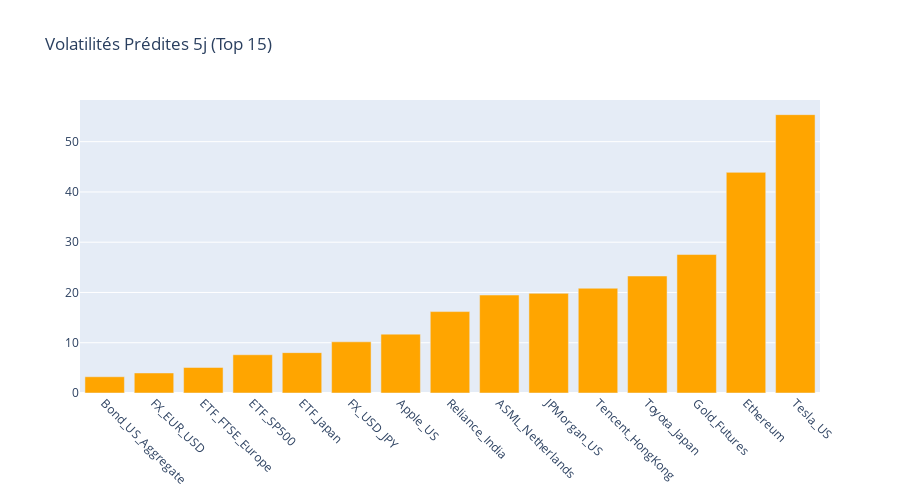
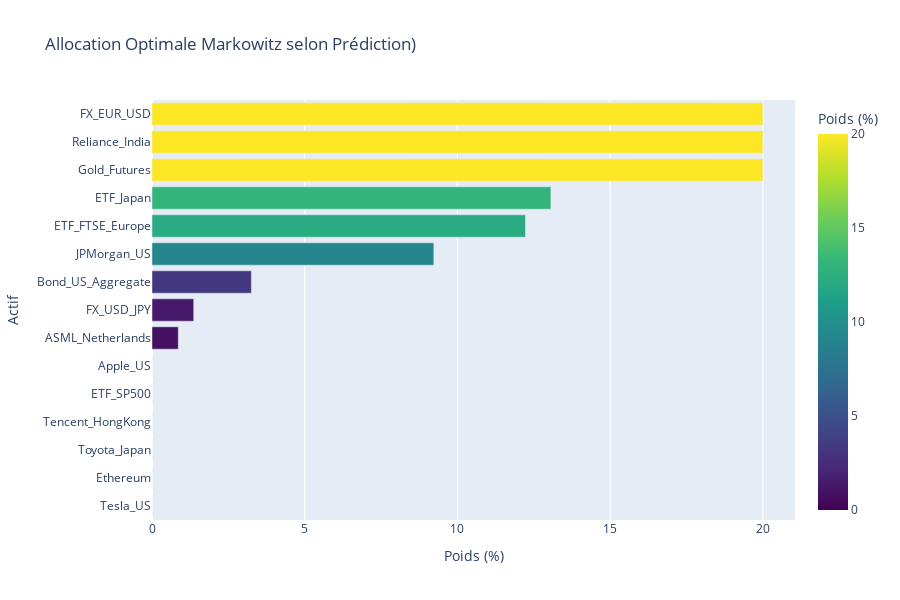

Here is the notebook cell these charts were saved with, in order:
### Markdown cell above
### Using ML to predict future returns

### Code cell
print(" Prédiction volatilité 5j par actif...")

# 1. Fonction features VOL (EWMA + lags)
def features_vol(returns, actif, window=5):
    #Features pour prédire vol 5j d'un actif
    ret_actif = returns[actif] #Récupère rendements de 1 actif (ex: ETF_SP500) 
                               # Série: [0.01, -0.02, 0.03, ...]
                               # Index: dates (2025-03-04, 2025-03-05...)
    
    df = pd.DataFrame(index=ret_actif.index) #df.shape = (200 jours, 0 colonnes)
    df['ret'] = ret_actif # Maintenant df: ['ret'] = [0.01, -0.02, 0.03...]
    
    # Lags rendements
    for i in range(1, 6):
        df[f'lag_ret_{i}'] = ret_actif.shift(i) #shift(i) = "Décaler i jours ARRIÈRE"
    
    # Vol EWMA (span=10)
    df['vol_ewma'] = ret_actif.ewm(span=10).std() #Décroissance expo du poids de chaque jour dans le calcul avec demi-vie (span) de 10 jours
    
    # Vol roulante 20j
    df['vol_20'] = ret_actif.rolling(20).std() #On considère les 20 derniers jours, chaque jour ayant un poids égal
    
    # Momentum 5j
    df['mom_5'] = ret_actif.rolling(5).mean()
    
    # Target : VOL 5j future (annualisée)
    df['vol_target'] = ret_actif.rolling(5).std() * np.sqrt(252)
    df = df.dropna()
    
    return df

# 2. Prédictions par actif
vol_pred_5j = {}
for actif in top_actifs:
    feat = features_vol(log_returns, actif)
    X = feat[['lag_ret_1','lag_ret_2','vol_ewma','vol_20','mom_5']]
    y = feat['vol_target']

    rf = RandomForestRegressor(n_estimators=50, random_state=42, max_depth=5) #Modèle random forest pour prédire la vol
    rf.fit(X, y) #On fit le modèle avec les données que l'on a 
    
    dernier_X = X.tail(1)
    vol_pred_5j[actif] = rf.predict(dernier_X)[0]

# 3. DataFrame volatilités prédites
vol_pred_df = pd.DataFrame({'Vol_pred_5j': vol_pred_5j}, index=top_actifs) #prediction sous forme de df
vol_pred_df = vol_pred_df.sort_values('Vol_pred_5j', ascending=True) #on trie les valeurs

print("\n VOLATILITÉS PRÉDITES 5j (Top/Bottom 5):")
print(vol_pred_df.head())
print(vol_pred_df.tail())

# 4. MARKOWITZ MINIMUM VARIANCE sur prédictions vol
print("\n Optimisation Minimum Variance (vol prédites)...")

# Rendements historiques (moyennes)
rend_hist = log_returns[top_actifs].mean() * 252

# Matrice corrélations
corr_ml = log_returns[top_actifs].corr()

def neg_vol_pred(w, vol_pred, corr):
    vol_port = np.sqrt(np.dot(w.T, np.dot(np.diag(vol_pred) @ corr @ np.diag(vol_pred), w)))
    return vol_port
# w = poids
# vol_pred = vols prédites
# corr = corrélations
# Matrice_var = Transpose(Weights) * Matrice_covar * Weights


def min_variance_vol_pred(vol_pred_array, corr_matrix, max_poids=0.20):
    n = len(vol_pred_array) #n est le nombre de variables de décision
    cons = ({'type': 'eq', 'fun': lambda x: np.sum(x) - 1}) #contraintes
    bnds = tuple((0, max_poids) for _ in range(n))
    
    res = minimize(neg_vol_pred, np.ones(n)/n, args=(vol_pred_array, corr_ml),
                   method='SLSQP', bounds=bnds, constraints=cons) #Calcul d'optimisation
    
    return res.x 

# Optimisation
poids_minvar = min_variance_vol_pred(vol_pred_df['Vol_pred_5j'].values, corr_ml)
rendements_historiques = log_returns[top_actifs].mean() * 252

# Calcul performance directe
ret_minvar = np.sum(rendements_historiques * poids_minvar) 
vol_minvar = np.sqrt(np.dot(poids_minvar.T, 
                          np.dot(np.diag(vol_pred_df['Vol_pred_5j'].values) @ corr_ml @ np.diag(vol_pred_df['Vol_pred_5j'].values), 
                                 poids_minvar)))

sharpe_minvar = (ret_minvar - 0.02) / vol_minvar if vol_minvar > 0 else 0

print(f"\n PORTFEUILLE PRÉDIT Minimum Variance:")
print(f"  Rendement espéré: {ret_minvar:.1%}")
print(f"  Volatilité prédite 5j: {vol_minvar:.1%}")
print(f"  Sharpe: {sharpe_minvar:.2f}")
print(f"\n Allocation Top 5:")
for i, (actif, poids) in enumerate(zip(top_actifs, poids_minvar)):
    if i < 5:
        print(f"  {actif}: {poids:.1%}")

# 5. Graph
fig = go.Figure()
fig.add_trace(go.Bar(x=vol_pred_df.index[:15], y=vol_pred_df['Vol_pred_5j'][:15]*100,
                     name="Vol Prédite 5j (%)", marker_color='orange'))
fig.update_layout(title="Volatilités Prédites 5j (Top 15)", 
                  xaxis_tickangle=45, height=500)

#df des poids de chaque actif pour pouvoir ploter
poids_df = pd.DataFrame({
    'Actif': top_actifs,
    'Poids (%)': poids_minvar * 100
}).sort_values('Poids (%)', ascending=True)

fig2 = px.bar(poids_df, y='Actif', x='Poids (%)', 
             orientation='h',
             title=f"Allocation Optimale Markowitz selon Prédiction)",
             color='Poids (%)', color_continuous_scale='Viridis')
fig2.update_layout(height=600)

fig.show()
fig2.show()

### Figure 1 — Plotly figure (JSON) as saved in the notebook; plotly's stock layout.template omitted (floating-point values rounded to 4 significant figures)
{"data": [{"marker": {"color": "orange"}, "name": "Vol Prédite 5j (%)", "type": "bar", "x": ["Bond_US_Aggregate", "FX_EUR_USD", "ETF_FTSE_Europe", "ETF_SP500", "ETF_Japan", "FX_USD_JPY", "Apple_US", "Reliance_India", "ASML_Netherlands", "JPMorgan_US", "Tencent_HongKong", "Toyota_Japan", "Gold_Futures", "Ethereum", "Tesla_US"], "y": [3.232, 3.984, 5.082, 7.611, 8.031, 10.18, 11.71, 16.2, 19.49, 19.83, 20.84, 23.27, 27.55, 43.89, 55.38]}], "layout": {"height": 500, "title": {"text": "Volatilités Prédites 5j (Top 15)"}, "xaxis": {"tickangle": 45}}}

### Figure 2 — Plotly figure (JSON) as saved in the notebook; plotly's stock layout.template omitted (floating-point values rounded to 4 significant figures)
{"data": [{"hovertemplate": "Poids (%)=%{marker.color}<br>Actif=%{y}<extra></extra>", "legendgroup": "", "marker": {"color": [0.0, 0.0, 1.47e-16, 3.752e-16, 4.27e-15, 1.157e-14, 0.8612, 1.366, 3.254, 9.228, 12.23, 13.06, 20.0, 20.0, 20.0], "coloraxis": "coloraxis", "pattern": {"shape": ""}}, "name": "", "orientation": "h", "showlegend": false, "textposition": "auto", "type": "bar", "x": [0.0, 0.0, 1.47e-16, 3.752e-16, 4.27e-15, 1.157e-14, 0.8612, 1.366, 3.254, 9.228, 12.23, 13.06, 20.0, 20.0, 20.0], "xaxis": "x", "y": ["Tesla_US", "Ethereum", "Toyota_Japan", "Tencent_HongKong", "ETF_SP500", "Apple_US", "ASML_Netherlands", "FX_USD_JPY", "Bond_US_Aggregate", "JPMorgan_US", "ETF_FTSE_Europe", "ETF_Japan", "Gold_Futures", "Reliance_India", "FX_EUR_USD"], "yaxis": "y"}], "layout": {"barmode": "relative", "coloraxis": {"colorbar": {"title": {"text": "Poids (%)"}}, "colorscale": [[0, "#440154"], [0.1111, "#482878"], [0.2222, "#3e4989"], [0.3333, "#31688e"], [0.4444, "#26828e"], [0.5556, "#1f9e89"], [0.6667, "#35b779"], [0.7778, "#6ece58"], [0.8889, "#b5de2b"], [1, "#fde725"]]}, "height": 600, "legend": {"tracegroupgap": 0}, "title": {"text": "Allocation Optimale Markowitz selon Prédiction)"}, "xaxis": {"anchor": "y", "domain": [0, 1], "title": {"text": "Poids (%)"}}, "yaxis": {"anchor": "x", "domain": [0, 1], "title": {"text": "Actif"}}}}
